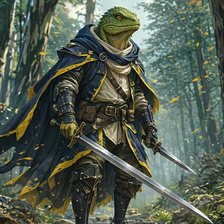
#> input picture examples/ai_gpt_image_1_5_frog_knight.jpg, 224 x 224 px
$ python -i stub.py   (imports and definitions only)
#> lines starting #> are read from the running program, lines starting #| are printed output that depends on the picture
"""StubDetector: a stand-in for ``truthlens.inference.Detector`` (Contract 2).

Used by the app when trained weights are not available ("demo mode"). It has the
same constructor and ``predict`` signature as the real detector and returns the
same output dict. Values are fake but deterministic per image (seeded from the
pixels), so the same upload always gives the same answer. The frequency spectrum
is real: a log-magnitude FFT computed with numpy.
"""

from __future__ import annotations

import hashlib
import time

import numpy as np
from PIL import Image

# Uncertainty band on prob_ai: inside [LOW, HIGH] the verdict is "Uncertain".
UNCERTAIN_LOW = 0.35
UNCERTAIN_HIGH = 0.65

MODEL_NAMES = ("CLIP probe", "CNN artifacts")
MODEL_WEIGHTS = (0.55, 0.45)


def log_spectrum(image: Image.Image) -> np.ndarray:
    """Centered log-magnitude FFT of the grayscale image, scaled to [0, 1] (HxW float32)."""
    gray = np.asarray(image.convert("L"), dtype=np.float32) / 255.0
    gray = gray - gray.mean()
    mag = np.abs(np.fft.fftshift(np.fft.fft2(gray)))
    spec = np.log1p(mag)
    lo, hi = np.percentile(spec, [1.0, 99.9])
    spec = np.clip((spec - lo) / max(hi - lo, 1e-8), 0.0, 1.0)
    return spec.astype(np.float32)


def _seed(image: Image.Image) -> int:
    thumb = image.convert("RGB").resize((32, 32), Image.Resampling.BILINEAR)
    return int.from_bytes(hashlib.sha1(thumb.tobytes()).digest()[:8], "little")


def _fake_heatmap(h: int, w: int, rng: np.random.Generator) -> np.ndarray:
    yy, xx = np.mgrid[0:h, 0:w].astype(np.float32)
    heat = np.zeros((h, w), dtype=np.float32)
    for _ in range(rng.integers(2, 4)):
        cy, cx = rng.uniform(0.2, 0.8) * h, rng.uniform(0.2, 0.8) * w
        sy, sx = rng.uniform(0.08, 0.22) * h, rng.uniform(0.08, 0.22) * w
        amp = rng.uniform(0.5, 1.0)
        heat += amp * np.exp(-(((yy - cy) / sy) ** 2 + ((xx - cx) / sx) ** 2) / 2.0)
    heat -= heat.min()
    heat /= max(float(heat.max()), 1e-8)
    return heat


def _high_freq_ratio(spec: np.ndarray) -> float:
    h, w = spec.shape
    yy, xx = np.ogrid[0:h, 0:w]
    r = np.sqrt(((yy - h / 2) / (h / 2)) ** 2 + ((xx - w / 2) / (w / 2)) ** 2)
    outer = spec[r > 0.6].mean() if (r > 0.6).any() else 0.0
    inner = spec[r <= 0.6].mean() if (r <= 0.6).any() else 1.0
    return float(outer / max(inner, 1e-8))


class StubDetector:
    """Same interface as ``truthlens.inference.Detector``; returns simulated predictions."""

    is_stub = True
    version = "stub-0"

    def __init__(self, models_dir: str = "models", device: str | None = None):
        self.models_dir = models_dir
        self.device = device or "cpu"

    def predict(self, image: Image.Image) -> dict:
        t0 = time.perf_counter()
        image = image.convert("RGB")
        w, h = image.size
        rng = np.random.default_rng(_seed(image))

        # Push the base probability toward the extremes most of the time, with some
        # mass in the middle so the "Uncertain" state shows up too.
        base = float(rng.beta(0.6, 0.6))
        per_model = {}
        for name in MODEL_NAMES:
            per_model[name] = float(np.clip(base + rng.normal(0, 0.08), 0.01, 0.99))
        prob_ai = float(sum(wt * per_model[n] for wt, n in zip(MODEL_WEIGHTS, MODEL_NAMES)))

        if prob_ai >= UNCERTAIN_HIGH:
            verdict = "AI-generated"
        elif prob_ai <= UNCERTAIN_LOW:
            verdict = "Real"
        else:
            verdict = "Uncertain"
        confidence = float(max(prob_ai, 1.0 - prob_ai))

        side = min(w, h)  # like the real detector: spectrum of the central square at 224x224
        left, top = (w - side) // 2, (h - side) // 2
        view = image.crop((left, top, left + side, top + side)).resize((224, 224), Image.Resampling.LANCZOS)
        spectrum = log_spectrum(view)
        heatmap = _fake_heatmap(h, w, rng)

        clip_p, cnn_p = per_model[MODEL_NAMES[0]], per_model[MODEL_NAMES[1]]
        explanation = []
        if clip_p >= 0.5:
            explanation.append(
                f"Semantic probe (CLIP) finds the content statistically closer to generated images ({clip_p:.0%})."
            )
        else:
            explanation.append(
                f"Semantic probe (CLIP) finds the content consistent with camera photos ({1 - clip_p:.0%})."
            )
        if cnn_p >= 0.5:
            explanation.append("Artifact detector responds to fine texture typical of generator upsampling.")
        else:
            explanation.append("Artifact detector finds sensor-like noise and few generator artifacts.")
        hf = _high_freq_ratio(spectrum)
        explanation.append(
            "Frequency spectrum shows "
            + ("strong high-frequency energy." if hf > 0.75 else "a smooth natural fall-off toward high frequencies.")
        )
        if abs(clip_p - cnn_p) > 0.25 or verdict == "Uncertain":
            explanation.append("The two models disagree or sit near the decision boundary, so treat this result with caution.")

        return {
            "prob_ai": prob_ai,
            "verdict": verdict,
            "confidence": confidence,
            "models": per_model,
            "heatmap": heatmap,
            "spectrum": spectrum,
            "explanation": explanation[:4],
            "latency_ms": (time.perf_counter() - t0) * 1000.0,
        }

>>> from PIL import Image
>>> picture = Image.open('../../examples/ai_gpt_image_1_5_frog_knight.jpg')
#> picture is the input picture: PIL image 224x224 RGB; mean R, G, B 84.6, 94.8, 81.4
>>> result = StubDetector().predict(picture)
#> in _seed, `thumb = image.convert("RGB").resize((32, 32), Image.Resampling.BILINEAR)`:
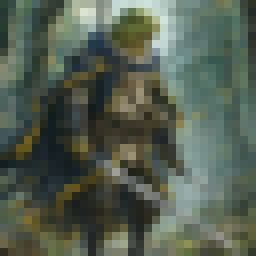
#> thumb: PIL image 32x32 RGB (shown 8 times larger); mean R, G, B 84.7, 94.8, 81.4
#> in predict, `base = float(rng.beta(0.6, 0.6))`: base = 0.145
#> after the loop in predict, `for name in MODEL_NAMES:`: per_model = {'CLIP probe': 0.0937, 'CNN artifacts': 0.221}
#> in predict, `prob_ai = float(sum(wt * per_model[n] for wt, n in zip(MODEL_WEIGHTS, ..`: prob_ai = 0.151
#> in predict, `confidence = float(max(prob_ai, 1.0 - prob_ai))`: confidence = 0.849
#> in log_spectrum, `gray = np.asarray(image.convert("L"), dtype=np.float32) / 255.0`:
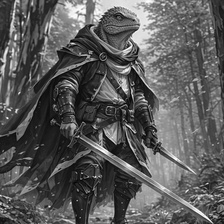
#> gray: shape (224, 224) float32; min 0.00392, max 1, mean 0.354
#> in log_spectrum, `mag = np.abs(np.fft.fftshift(np.fft.fft2(gray)))`:
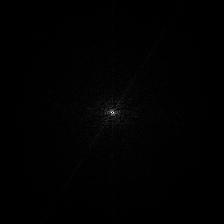
#> mag: shape (224, 224) float64; min 0.000744, max 2616.3, mean 20.4; drawn with min black and max white
#> in log_spectrum, `spec = np.log1p(mag)`:
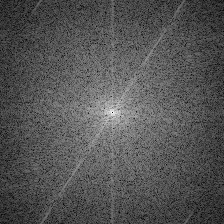
#> spec: shape (224, 224) float64; min 0.000743, max 7.87, mean 2.61; drawn with min black and max white
#> in log_spectrum, `lo, hi = np.percentile(spec, [1.0, 99.9])`: lo = 0.723; hi = 6.07
#> in log_spectrum, `spec = np.clip((spec - lo) / max(hi - lo, 1e-8), 0.0, 1.0)`:
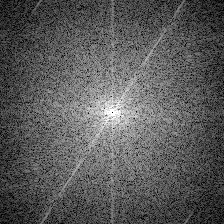
#> spec: shape (224, 224) float64; min 0, max 1, mean 0.354
#> after the loop in _fake_heatmap, `for _ in range(rng.integers(2, 4)):`:
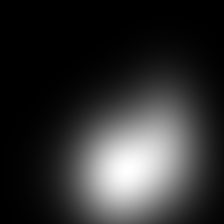
#> heat: shape (224, 224) float32; min 1.97e-08, max 1.66, mean 0.312; drawn with min black and max white
#> in predict, `clip_p, cnn_p = per_model[MODEL_NAMES[0]], per_model[MODEL_NAMES[1]]`: clip_p = 0.0937; cnn_p = 0.221
#> in _high_freq_ratio, `outer = spec[r > 0.6].mean() if (r > 0.6).any() else 0.0`: outer = 0.291
#> in _high_freq_ratio, `inner = spec[r <= 0.6].mean() if (r <= 0.6).any() else 1.0`: inner = 0.513
#> in predict, `hf = _high_freq_ratio(spectrum)`: hf = 0.567
#> result = 8 items

$ run again, on examples/ai_sd15_red_panda.jpg
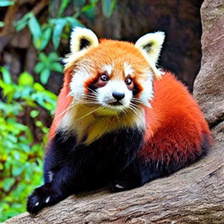
#> input picture examples/ai_sd15_red_panda.jpg, 224 x 224 px
#> picture is the input picture: PIL image 224x224 RGB; mean R, G, B 111, 101.9, 80.2
#> base = 0.717
#> after the loop in predict, `for name in MODEL_NAMES:`: per_model = {'CLIP probe': 0.756, 'CNN artifacts': 0.829}
#> prob_ai = 0.789
#> in log_spectrum, `spec = np.log1p(mag)`:
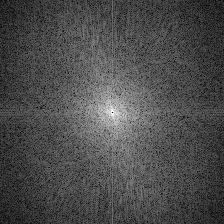
#> spec: shape (224, 224) float64; min 0.000395, max 7.93, mean 2.38; drawn with min black and max white
#> lo = 0.588; hi = 6.47
#> after the loop in _fake_heatmap, `for _ in range(rng.integers(2, 4)):`:
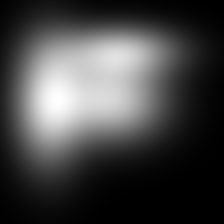
#> heat: shape (224, 224) float32; min 8.87e-07, max 1.05, mean 0.285; drawn with min black and max white
#> clip_p = 0.756; cnn_p = 0.829
#> outer = 0.246
#> inner = 0.455
#> hf = 0.54
#> result = 8 items

$ run again, on examples/ai_veo_3_stone_villa.jpg
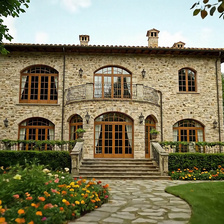
#> input picture examples/ai_veo_3_stone_villa.jpg, 224 x 224 px
#> picture is the input picture: PIL image 224x224 RGB; mean R, G, B 133, 128.3, 100.2
#> base = 0.607
#> after the loop in predict, `for name in MODEL_NAMES:`: per_model = {'CLIP probe': 0.645, 'CNN artifacts': 0.71}
#> prob_ai = 0.674
#> in log_spectrum, `spec = np.log1p(mag)`:
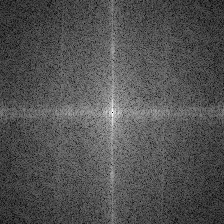
#> spec: shape (224, 224) float64; min 0.00208, max 8.33, mean 2.68; drawn with min black and max white
#> lo = 0.784; hi = 6.42
#> in predict, `heatmap = _fake_heatmap(h, w, rng)`:
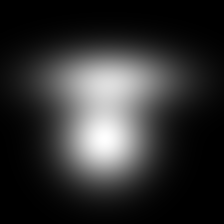
#> heatmap: shape (224, 224) float32; min 0, max 1, mean 0.191
#> clip_p = 0.645; cnn_p = 0.71
#> outer = 0.28
#> inner = 0.481
#> hf = 0.582
#> result = 8 items
